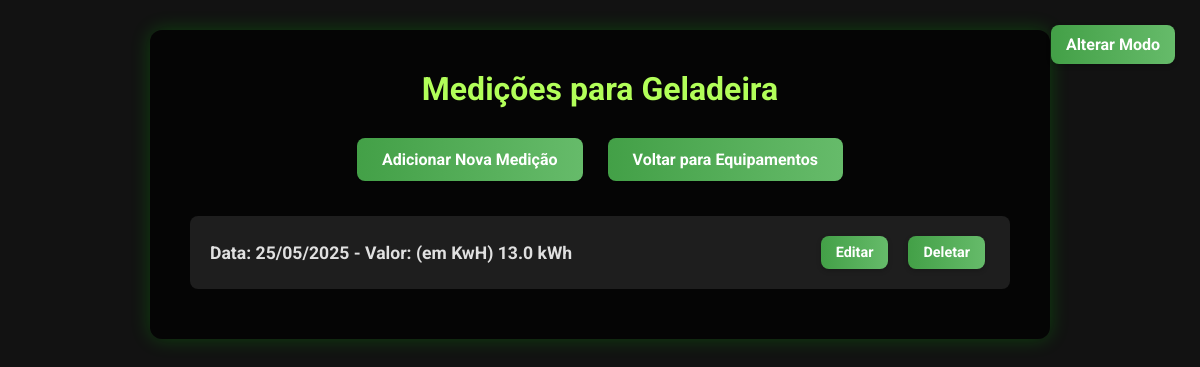
The page /equipamentos/3/medicoes (signed in) on the database its author committed.
### app.py (models this page shows)
class Equipamento(db.Model):
    id = db.Column(db.Integer, primary_key=True)
    nome = db.Column(db.String(100), nullable=False)
    localizacao = db.Column(db.String(100))
    medicoes = db.relationship('Medicao', backref='equipamento', lazy=True, cascade="all, delete-orphan")

class Medicao(db.Model):
    id = db.Column(db.Integer, primary_key=True)
    data = db.Column(db.Date, nullable=False, default=datetime.date.today)
    valor = db.Column(db.Float, nullable=False)
    equipamento_id = db.Column(db.Integer, db.ForeignKey('equipamento.id'), nullable=False)

### app.py (the view)
@app.route('/equipamentos/<int:equipamento_id>/medicoes')
def listar_medicoes(equipamento_id):
    if 'user_id' not in session:
        return redirect(url_for('login'))
    equipamento = Equipamento.query.get_or_404(equipamento_id)
    medicoes = Medicao.query.filter_by(equipamento_id=equipamento_id).order_by(Medicao.data.desc()).all()
    return render_template('medicoes/listar.html', equipamento=equipamento, medicoes=medicoes)

### templates/medicoes/listar.html (shortened to what this page needs)
{% extends 'base.html' %}
{% block content %}
    <h1>Medições para {{ equipamento.nome }}</h1>
    <div class="buttons">
        <a href="{{ url_for('nova_medicao', equipamento_id=equipamento.id) }}" class="btn">Adicionar Nova Medição</a>
        <a href="{{ url_for('listar_equipamentos') }}" class="btn">Voltar para Equipamentos</a>
    </div>
    {% if medicoes %}
        <ul class="lista-medicoes">
            {% for medicao in medicoes %}
                <li>
                    <span>Data: {{ medicao.data.strftime('%d/%m/%Y') }} - Valor: (em KwH) {{ medicao.valor }} kWh</span>
                    <div class="acoes-equipamento">
                        <a href="{{ url_for('editar_medicao', equipamento_id=equipamento.id, medicao_id=medicao.id) }}" class="btn btn-acao">Editar</a>
                        <form action="{{ url_for('deletar_medicao', equipamento_id=equipamento.id, medicao_id=medicao.id) }}" method="post" class="form-acao">
                            <button type="submit" class="btn btn-deletar">Deletar</button>
                        </form>
                    </div>
                </li>
            {% endfor %}
        </ul>
    {% else %}
        <p>Nenhuma medição encontrada para este equipamento.</p>
    {% endif %}
{% endblock %}

### static/css/style.css (style rules this page uses)
:root { --background-color: #121212; --text-color: #e0e0e0; --container-bg: rgba(0, 0, 0, 0.7); --container-shadow: 0 0 20px rgba(0, 255, 0, 0.2); --heading-color: #b2ff59; --input-bg: #1e1e1e; --input-color: #fff; --button-gradient-start: #43a047; --button-gradient-end: #66bb6a; --link-color: #81c784; --error-color: #ff8a65; --chart-bg: rgba(255, 255, 255, 0.05); --chart-grid-color: rgba(128, 128, 128, 0.2); --chart-text-color: #b2ff59; --logout-color: #f44336; --logout-hover-color: #da190b; }
* { margin: 0; padding: 0; box-sizing: border-box; font-family: 'Roboto', 'Segoe UI', Tahoma, Geneva, Verdana, sans-serif; }
body { background-color: var(--background-color); color: var(--text-color); min-height: 100vh; display: flex; flex-direction: column; align-items: center; justify-content: flex-start; background-image: url('https://ecomenergia.com.br/wp-content/uploads/2021/07/imagem-capa-producao-de-energia-eolica-no-brasil.jpg'); background-size: cover; background-position: center; background-attachment: fixed; transition: background-color 0.3s ease, color 0.3s ease; padding-top: 30px; }
h1, h2 { color: var(--heading-color); text-align: center; margin-bottom: 25px; font-weight: 700; }
button, .btn { display: inline-block; padding: 12px 25px; background: linear-gradient(90deg, var(--button-gradient-start), var(--button-gradient-end)); border: none; border-radius: 8px; color: white; font-weight: bold; cursor: pointer; transition: background 0.3s ease, transform 0.2s ease, box-shadow 0.2s ease; box-shadow: 0 2px 5px rgba(0, 0, 0, 0.2); text-decoration: none; font-size: 1rem; margin: 5px; }
a { color: var(--link-color); text-decoration: none; display: block; text-align: center; margin-top: 10px; transition: color 0.3s ease; }
.buttons { display: flex; flex-wrap: wrap; justify-content: center; gap: 15px; margin-bottom: 30px; }
.lista-equipamentos, .lista-medicoes { list-style: none; padding: 0; margin-top: 30px; }
.lista-equipamentos li, .lista-medicoes li { background-color: var(--input-bg); padding: 15px 20px; margin-bottom: 10px; border-radius: 8px; display: flex; flex-wrap: wrap; justify-content: space-between; align-items: center; box-shadow: 0 2px 8px rgba(0, 0, 0, 0.1); transition: transform 0.2s ease, box-shadow 0.2s ease; }
.lista-equipamentos li span, .lista-medicoes li span { font-weight: bold; font-size: 1.1rem; color: var(--text-color); flex-grow: 1; text-align: left; }
.acoes-equipamento { display: flex; gap: 10px; flex-wrap: wrap; justify-content: flex-end; margin-left: 15px; }
.btn-acao { padding: 8px 15px !important; font-size: 0.9rem !important; background: linear-gradient(90deg, var(--button-gradient-start), var(--button-gradient-end)) !important; }
.btn-deletar { background-color: var(--logout-color) !important; padding: 8px 15px !important; font-size: 0.9rem !important; }
.form-acao { display: inline-block; }

### rows shown on the page
Equipamento: nome "Geladeira"
Medicao: data "25/05/2025", valor "13.0"
